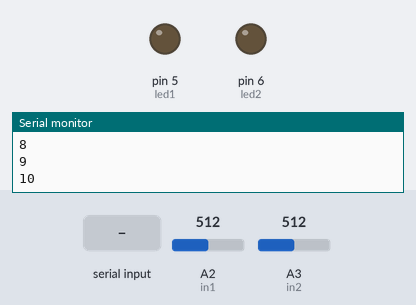
Recording of a sketch running on a simulated Arduino Uno, built with avr-gcc and run on an emulated ATmega328P. Shown: output pins drawn as LEDs (lit = HIGH), the last lines printed to the serial monitor. Inputs (shaded band) come from the test bench; at power-on: A2 (in1) = 512, A3 (in2) = 512.

Above: at 1.2 s.
1.3 s: "1\n" received over the second serial link
At 3.6 s:
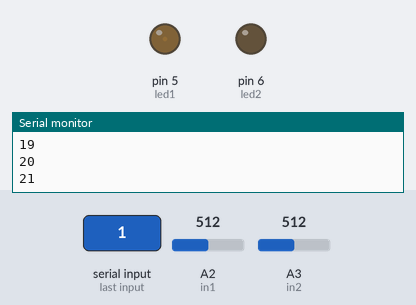
3.9 s: "2\n" received over the second serial link
At 6.1 s:
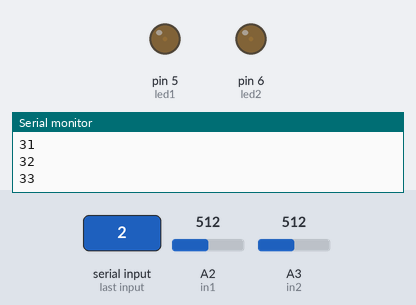
6.4 s: "1,90\n" received over the second serial link
At 8.6 s:
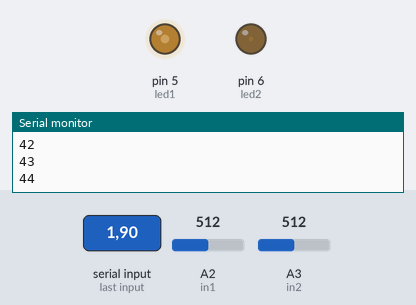
Timing chart, 0 to 10.1 s (numbered marks = the images above; inputs shaded):
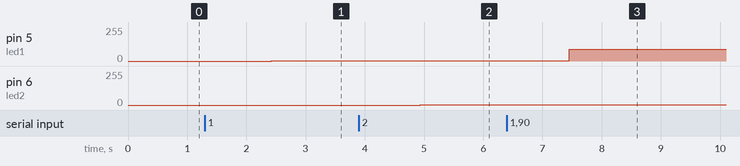

The sketch:

python_arduino.ino
```cpp
#include <SoftwareSerial.h>

SoftwareSerial BT(10,11);

#define led1 5
#define led2 6
#define in1 A2
#define in2 A3

float lectura, signal1, signal2;
float voltaje1, voltaje2;
int coma1, n, led, i=0;
String datos, numero, indice;

void setup() {
  BT.begin(9600);
  Serial.begin(9600);
  pinMode(in1, INPUT);
  pinMode(in2, INPUT);
  pinMode(led1, OUTPUT);
  pinMode(led2, OUTPUT);
}

void loop() {
  signal1 = analogRead(A2);
  signal2 = analogRead(A3);
  voltaje1 = ((signal1/1023)*5000);
  voltaje2 = ((signal2/1023)*5000);
  Serial.println(i);
  BT.print(voltaje1/10);
  BT.print(',');
  BT.print(voltaje2/10);
  BT.println("\n");
  delay(100);

  if(BT.available()>0){
    datos = BT.readString();
    coma1 = datos.indexOf(',');
    indice = datos.substring(0, coma1);
    numero = datos.substring(coma1+1);
    led = numero.toInt();
    n = indice.toInt();
    if(n==1){analogWrite(led1, led);}
    if(n==2){analogWrite(led2, led);}
    delay(100);
  }
  i++;
}
```

Measured:
- after the input at 1.3 s, pin 5 (led1): 0/255 → 1/255 after 1.1 s
- after the input at 3.9 s, pin 6 (led2): 0/255 → 2/255 after 1.0 s
- after the input at 6.4 s, pin 5 (led1): 1/255 → 90/255 after 1.1 s
